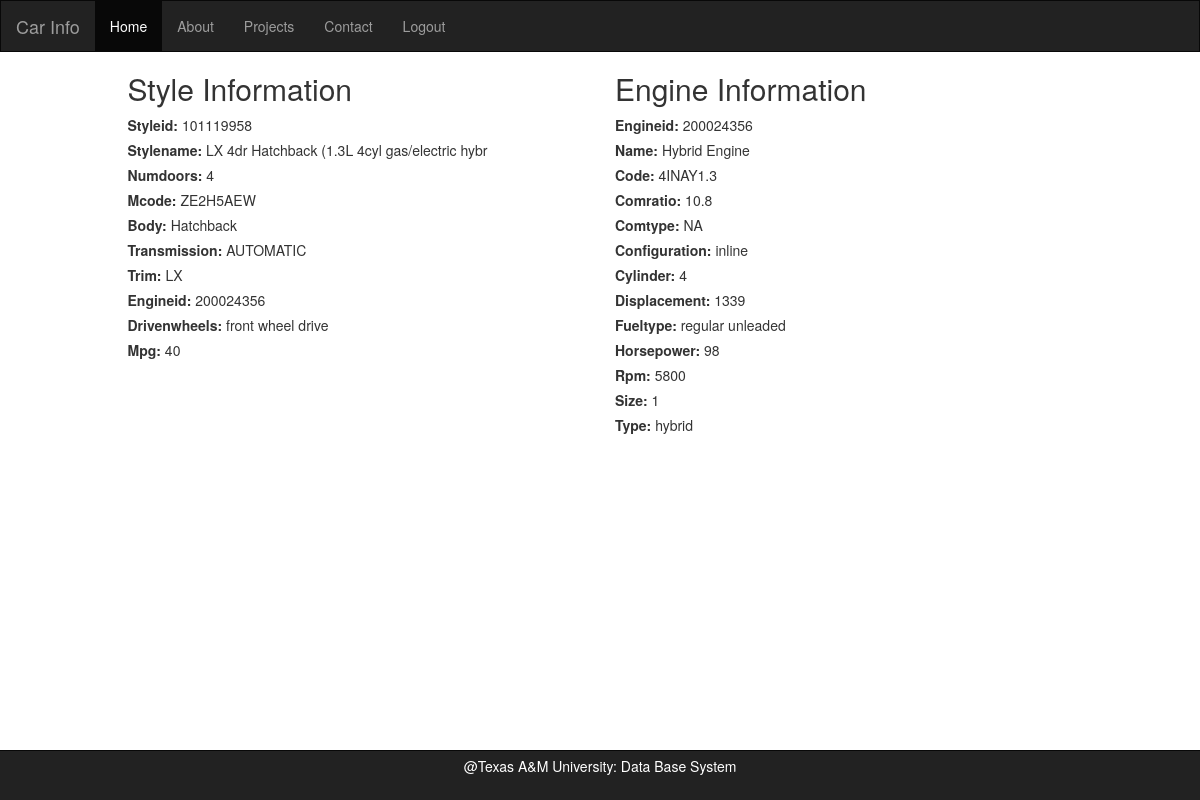
Screenshot of /details/index.php?styleid=101119958 with the database file from the repository.
### tables this page shows
CREATE TABLE `styles` (
  `styleId` int(11) NOT NULL,
  `stylename` varchar(45) DEFAULT NULL,
  `numDoors` int(11) DEFAULT NULL,
  `mCode` varchar(45) DEFAULT NULL,
  `body` varchar(45) DEFAULT NULL,
  `transmission` varchar(45) DEFAULT NULL,
  `trim` varchar(45) DEFAULT NULL,
  `engineid` int(11) DEFAULT NULL,
  `drivenWheels` varchar(45) DEFAULT NULL,
  `MPG` int(11) DEFAULT NULL,
  PRIMARY KEY (`styleId`)
);

CREATE TABLE `engine` (
  `engineid` int(11) NOT NULL,
  `name` varchar(80) DEFAULT NULL,
  `code` varchar(45) DEFAULT NULL,
  `comRatio` float DEFAULT NULL,
  `comType` varchar(45) DEFAULT NULL,
  `configuration` varchar(45) DEFAULT NULL,
  `cylinder` int(11) DEFAULT NULL,
  `displacement` float DEFAULT NULL,
  `fuelType` varchar(45) DEFAULT NULL,
  `horsepower` int(11) DEFAULT NULL,
  `rpm` int(11) DEFAULT NULL,
  `size` int(11) DEFAULT NULL,
  `type` varchar(20) DEFAULT NULL,
  PRIMARY KEY (`engineid`)
);

### details/index.php (the view, shortened to what this page needs)
<?php
require_once('../header.php');
$styleid = $_GET['styleid'];
$query = "select * from styles where styles.styleId = $styleid";
$run = mysql_query ($query);
$row = mysql_fetch_assoc($run);
$engineid = '';
if ($run){
	$engineid = $row["engineid"];
}
?>
<body>
<div class = "container">
   <div class = 'row'>
    <div class = 'col-md-5 col-md-offset-1'>
    <h2>Style Information</h2>
    <?php
      foreach($row as $key=>$value){
      	 echo "<label>".ucwords(strtolower($key)).": </label>";
		 echo "<span>  ".$row[$key]." </span><br>";
      }
    ?>
   </div>
   <div class = "col-md-4">
    <h2>Engine Information</h2>
	<?php
	if (!empty($engineid)) {
		$query2 = "select * from engine where engineid = $engineid";
		$run2 = mysql_query ($query2);
		if ($run2) {
			 $row2 = mysql_fetch_assoc($run2);
	         foreach($row2 as $key=>$value){
	      	 echo "<label>".ucwords(strtolower($key)).": </label>";
			 echo "<span>  ".$row2[$key]." </span><br>";
      }
       ?>
    </div>
    </div>
	<?php
     }
 }
	?>
</div>
</body>
<?php
require_once('../footer.php');
?>

### header.php (shortened to what this page needs)
<!DOCTYPE html>
<html lang="en">
  <head>
    <link rel="stylesheet" href="http://maxcdn.bootstrapcdn.com/bootstrap/3.3.7/css/bootstrap.min.css">
    <link rel="stylesheet" href="http://cdnjs.cloudflare.com/ajax/libs/font-awesome/4.6.3/css/font-awesome.min.css">
    <link rel="stylesheet" href="/~snmnmin/project/css/login.css" >
  </head>
<nav class="navbar navbar-inverse">
  <div class="container-fluid">
    <div class="navbar-header">
      <a class="navbar-brand" href="#">Car Info</a>
    </div>
    <div class="collapse navbar-collapse" id="myNavbar">
      <ul class="nav navbar-nav">
        <li class="active"><a href="/~snmnmin/project">Home</a></li>
        <li><a href="/~snmnmin/project/about.php">About</a></li>
        <li><a href="http://faculty.cs.tamu.edu/chen/" target="_blank">Projects</a></li>
        <li><a href="/~snmnmin/project/contact.php">Contact</a></li>
        <li><a href="../logout" id = 'hidden'>Logout</a></li>
      </ul>
    </div>
  </div>
</nav>

### footer.php
<div  class="navbar navbar-inverse navbar-fixed-bottom">
<footer class = "container">
  <p>@Texas A&M University: Data Base System</p>
  </footer>
</div>
</html>

### css/login.css (style rules this page uses)
body, html { height: 100%; background-repeat: no-repeat; }

### header.php (style rules this page uses)
.navbar { margin-bottom: 0; border-radius: 0; }
#hidden { display:none; }
footer { text-align: center; color: white; padding: 5px; }

### rows the page displays
styles: styleId "101119958", stylename "LX 4dr Hatchback (1.3L 4cyl gas/electric hybr", numDoors "4", mCode "ZE2H5AEW", body "Hatchback", transmission "AUTOMATIC", trim "LX", engineid "200024356", drivenWheels "front wheel drive", MPG "40"
engine: engineid "200024356", name "Hybrid Engine", code "4INAY1.3", comRatio "10.8", comType "NA", configuration "inline", cylinder "4", displacement "1339", fuelType "regular unleaded", horsepower "98", rpm "5800", size "1", type "hybrid"

### other values shown
$key "Styleid"
$key "Stylename"
$key "Numdoors"
$key "Mcode"
$key "Body"
$key "Transmission"
$key "Trim"
$key "Engineid"
$key "Drivenwheels"
$key "Mpg"
$key "Name"
$key "Code"
$key "Comratio"
$key "Comtype"
$key "Configuration"
